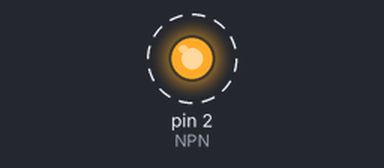
Bench run of a sketch on a simulated Arduino Uno, built with avr-gcc and run on an emulated ATmega328P. On the bench: output pins drawn as LEDs (lit = HIGH). Dashed ring = blinking.

Above: at 0.5 s.
Timing chart, 0 to 4.6 s (numbered marks = the images above):
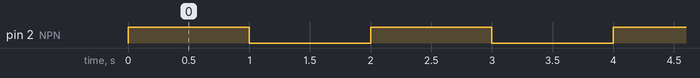

The sketch:

Transistor.ino
```cpp
/*
 * NPN Transistor demo
 */

const int NPN = 2; // Assign transistor to pin 2

void setup() {
  pinMode(NPN, OUTPUT); // Set transistor pin as output
}

void loop() {
  digitalWrite(NPN, HIGH); // Switch on LED
  delay(1000); // Wait 1000 ms (1 sec)

  digitalWrite(NPN, LOW); // Switch off LED
  delay(1000); // Wait 1000 ms (1 sec)
}
```

Measured:
- by itself, pin 2 (NPN): alternates HIGH for 1.0 s and LOW for 1.0 s
